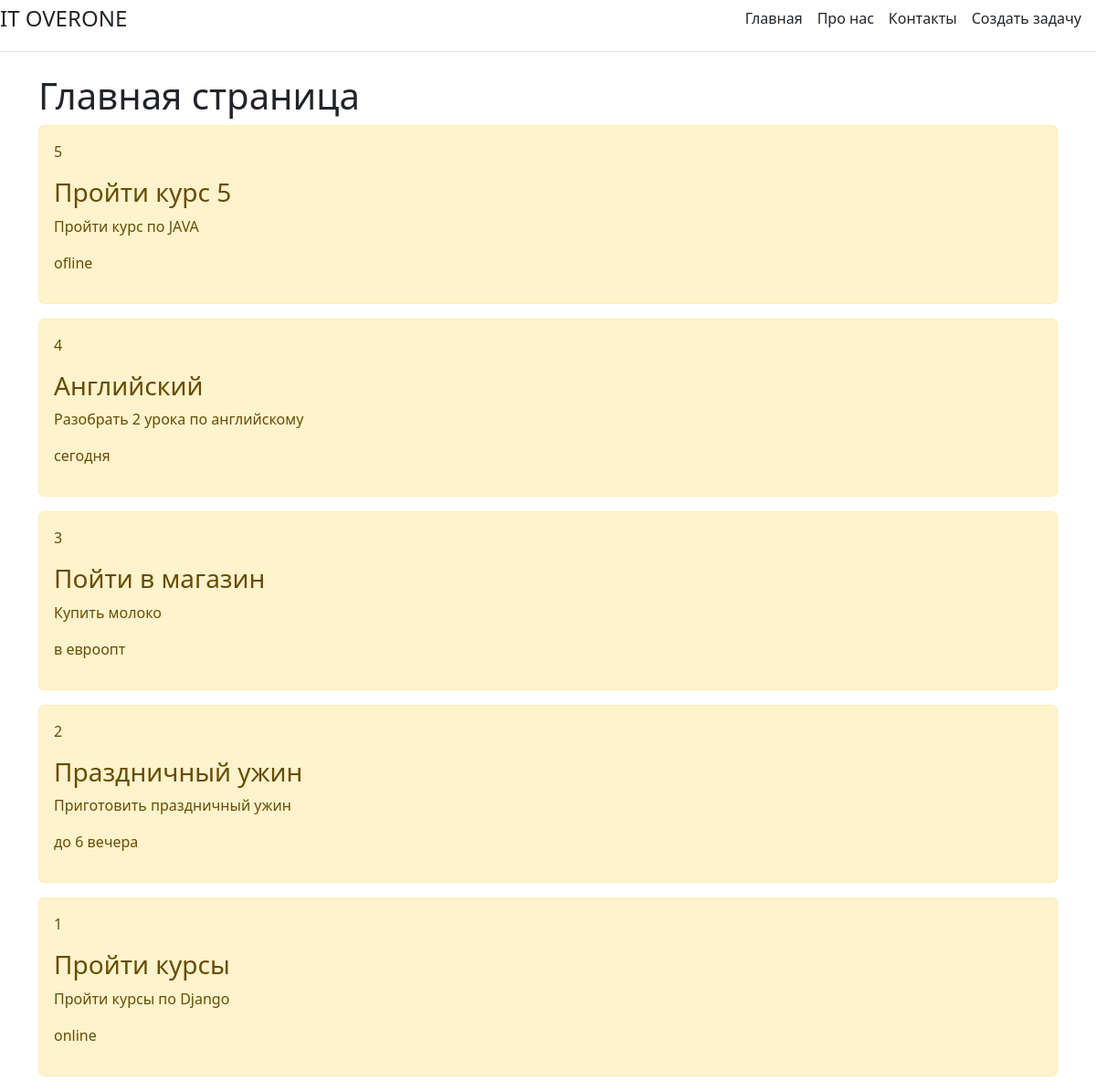
The page / on the database its author committed.
### main/models.py (models this page shows, shortened)
class Task(models.Model):
    number = models.IntegerField('Номер')
    title = models.CharField('Название', max_length=50)
    task = models.TextField('Описание')
    prim = models.CharField('Примечание', max_length=50)
    class Meta:
        verbose_name = "Задача"
        verbose_name_plural = "Задачи"

### main/views.py (the view)
# urls.py: path('', views.index, name='home'),
def index(request):
    tasks = Task.objects.order_by('-id')
    return render(request, 'main/index.html', {'title': 'Главная страница сайта', 'tasks': tasks})

### main/templates/main/index.html (shortened to what this page needs)
{% extends 'main/base.html' %}
{% block content %}
    <h1>Главная страница</h1>
    {% if tasks %}
    {% for el in tasks %}
    <div class="alert alert-warning mt-2">
        <p>{{ el.number }}</p>
        <h3>{{ el.title }}</h3>
        <p>{{ el.task }}</p>
        <p>{{ el.prim }}</p>
    </div>
    {% endfor %}
    {% else %}
        <p>У нас нету записей</p>
    {% endif %}
{% endblock %}

### main/templates/main/base.html (shortened to what this page needs)
<!doctype html>
<html lang="ru">
<head>
    <link rel="stylesheet" href="https://cdn.jsdelivr.net/npm/bootstrap@5.2.2/dist/css/bootstrap.min.css">
</head>
<body>
    <div class="d-flex flex-column flex-md-row align-items-center pb-3 mb-4 border-bottom">
      <a href="/" class="d-flex align-items-center text-dark text-decoration-none">
        <span class="fs-4">IT OVERONE</span>
      </a>
      <nav class="d-inline-flex mt-2 mt-md-0 ms-md-auto">
        <a class="me-3 py-2 text-dark text-decoration-none" href="{% url 'home' %}">Главная</a>
        <a class="me-3 py-2 text-dark text-decoration-none" href="{% url 'about' %}">Про нас</a>
        <a class="me-3 py-2 text-dark text-decoration-none" href="{% url 'contact' %}">Контакты</a>
        <a class="me-3 py-2 text-dark text-decoration-none" href="{% url 'create' %}">Создать задачу</a>
      </nav>
    </div>
    <div class="container">
         {% block content %}{% endblock %}
    </div>
</body>
</html>

### rows shown on the page
Task: number "5", title "Пройти курс 5", task "Пройти курс по JAVA", prim "ofline"
Task: number "4", title "Английский", task "Разобрать 2 урока по английскому", prim "сегодня"
Task: number "3", title "Пойти в магазин", task "Купить молоко", prim "в евроопт"
Task: number "2", title "Праздничный ужин", task "Приготовить праздничный ужин", prim "до 6 вечера"
Task: number "1", title "Пройти курсы", task "Пройти курсы по Django", prim "online"
